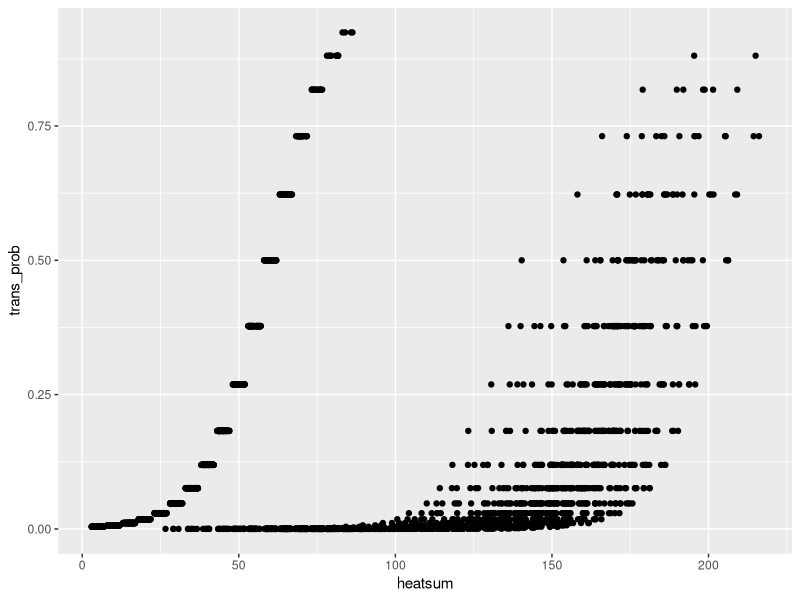
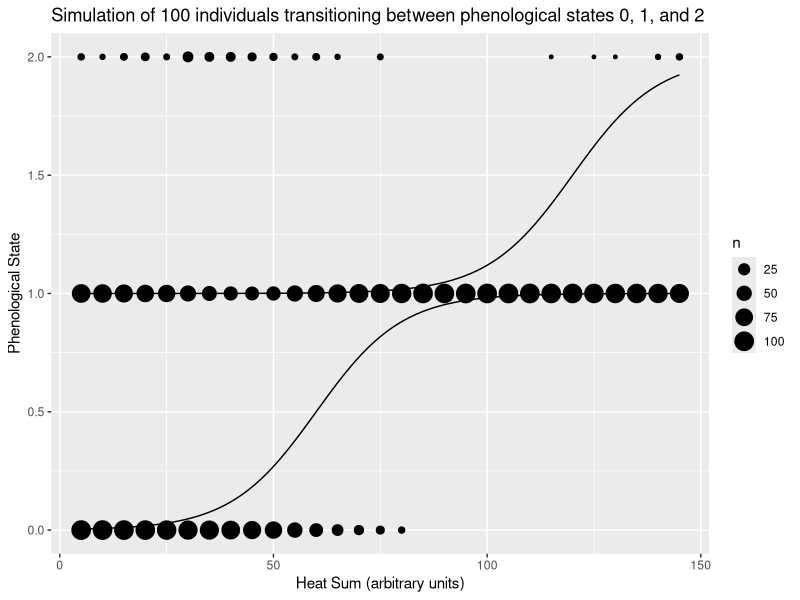
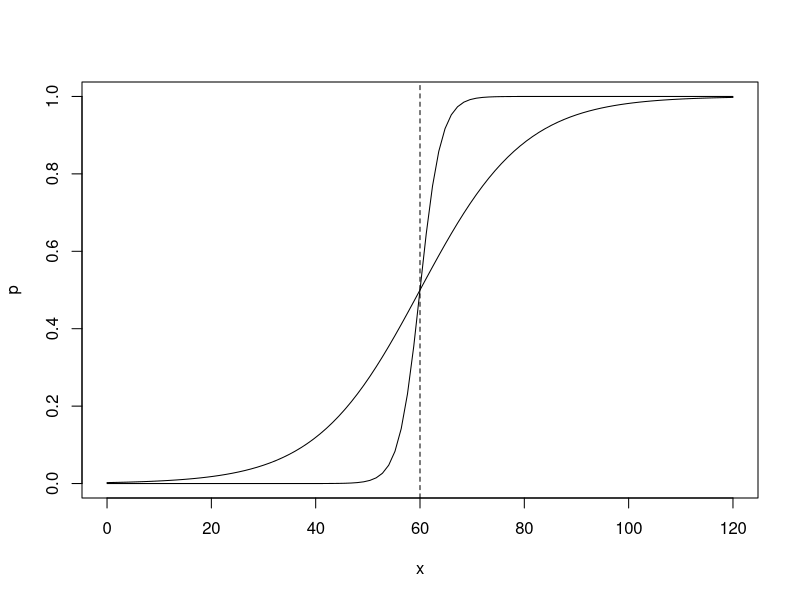

Write R code to recreate these figures, in order.
# Simulate phenology process

# Phenology transition function
## Logistic function with asymptote at 1, steepness of curve determined by k and midpoint determined by h.
calc_probability <- function(x, k = steepness, h = midpoint) {
    1/(1 + exp(-k * (x - h)))
}

# Assume fixed probability of transition, bernoulli
transition <- function(state1 = 0, state2 = 1, p) { #simulate the transition between two states and record the states. p is the probability of transition. Can be a vector
    x <- c(state1) # initial state
    do_trans <- 0 # initialize transition y/n
    #initialize while loop
    i <- 1
    while (do_trans < 1) {
        x <- append(x, state1) #record state1
        do_trans <- rbinom(1, size = 1, prob = p[i]) # sample for new transition probability based on p at timestep i
        i <- i + 1
    }
    x <- append(x, state2) # record transition to state2 #this could be a real slow step

    return(x)
}

build_series <- function(p1, p2) { #p1 is a vector of transition probabilities for transitioning from 0 to 1, p2 is a vector of transition probabilities for transitioning from 1 to 2
    state0 <- transition(state1 = 0, state2 = 1, p = p1)
    state1 <- transition(state1 = 1, state2 = 2, p = p2)
    len0 <- length(state0)
    len1 <- length(state1)
    step = c(1:(len0+len1))
    firsttrans <- data.frame(trans_prob = p1[1:length(state0)], state = state0)
    secondtrans <- data.frame(trans_prob = p2[1:length(state1)], state = state1)
    series <- rbind(firsttrans, secondtrans)
    series <- cbind(step, series)
    return(series)
}

#simulate temperature data
temp = rep(5, 50) #constant daily temperature of 5 degrees
heatsum <- cumsum(temp)


probs1 <- calc_probability(heatsum, k = 0.1, h = 60)
probs2 <- calc_probability(heatsum, k = 0.1, h = 120)

phenofakes <- data.frame()
for (i in c(1:100)) {
    x <- build_series(probs1, probs2)
    #print(c("length", length(x[[1]])))
    indset <- cbind(ind = i, x)
    phenofakes <- rbind(phenofakes, indset)
}

phenofakes$heatsum <- heatsum[phenofakes$step]


library(ggplot2)

# ggplot(phenofakes, aes(x = trans_prob, fill = as.factor(state))) +
#     geom_histogram(position = "dodge")


ggplot(phenofakes[which(phenofakes$state < 2),], aes(x = heatsum, y = trans_prob)) +
    geom_jitter() #+
   # stat_function(fun=function(x) 1/(1 + exp(-0.1 * (x - 50))))

ggplot(phenofakes, aes(x = heatsum[step], y = state)) +
    geom_count() +
    stat_function(fun=function(x) 1/(1 + exp(-0.1 * (x - 60)))) +
    stat_function(fun=function(x) 1+(1/(1 + exp(-0.1 * (x - 120))))) +
    ggtitle("Simulation of 100 individuals transitioning between phenological states 0, 1, and 2") +
    ylab("Phenological State") +
    xlab("Heat Sum (arbitrary units)")+
    theme_set(theme_gray(base_size = 25))

curve(1/(1 + exp(-0.1 * (x - 60))), from = 0, to = 120, ylab = "p", xlab = "x")
curve(1/(1 + exp(-0.5 * (x - 60))), from = 0, to = 120, add = TRUE)
abline(v = 60, lty = 2)
